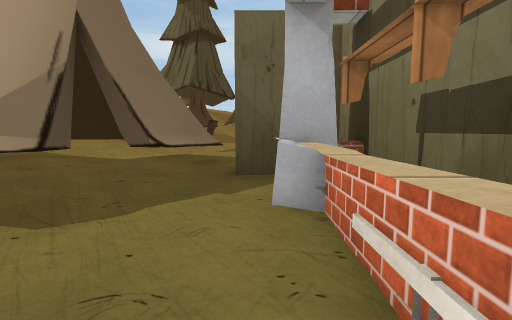
View 1 (above)

17 first-person views from a walk through a 3-D level made in the Unity game engine. The camera is 1.2 m above the floor, tilts 6° down and sees 85° across. Doors are open. The floor is counted in squares, 1 m on a side. Each view is taken from the middle of a square. On the plan, view 1 faces up. The plan holds only what a view shows up to about 13 squares ahead; the rest is blank. The place goes on beyond the plan. Some surface patterns are stand-ins.

View 2
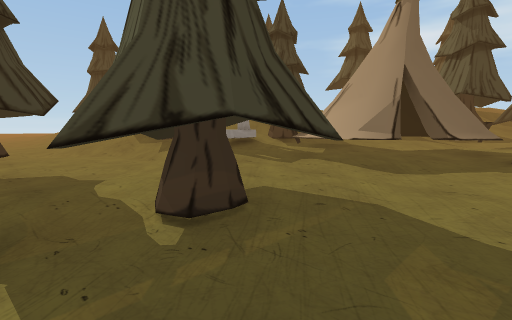

View 3
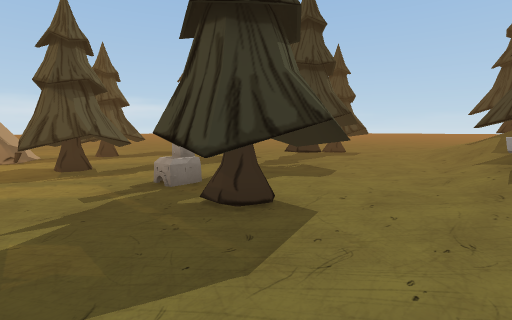

View 4
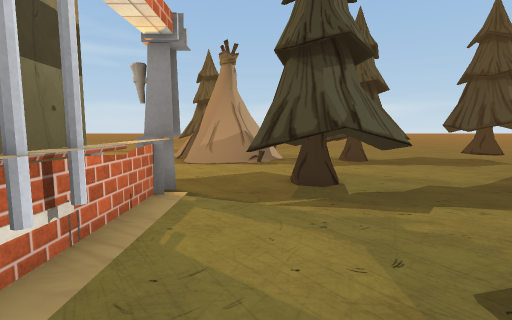

View 5
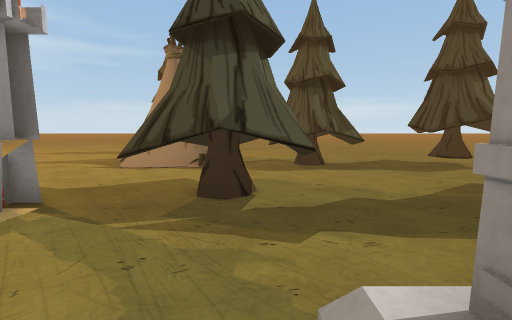

View 6
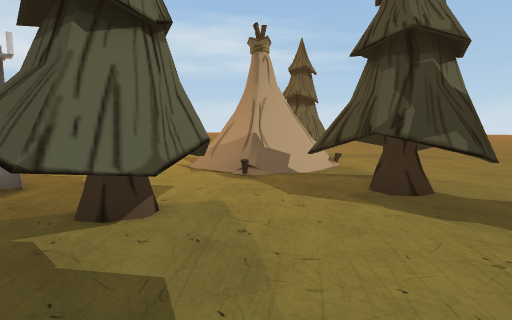

View 7
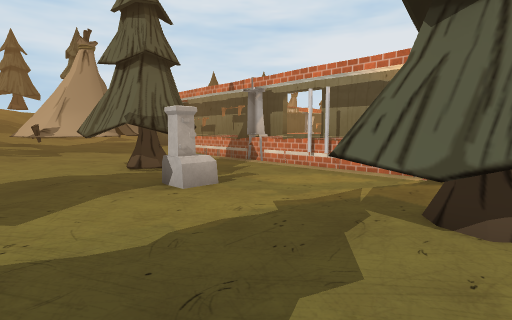

View 8
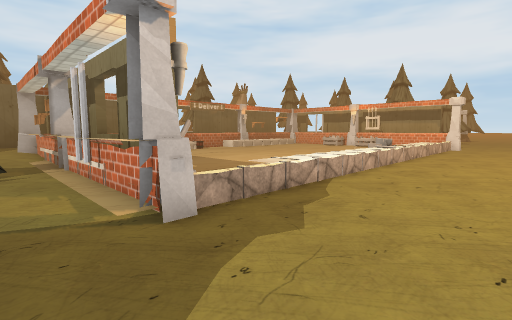

View 9
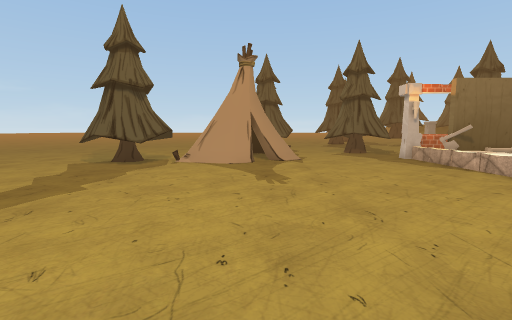

View 10
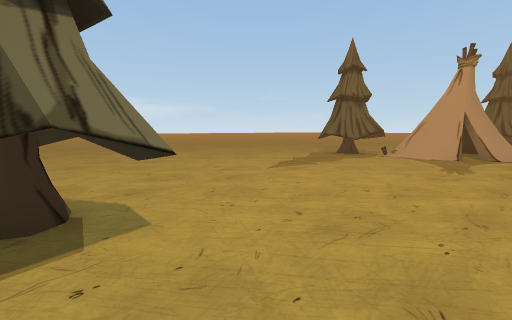

View 11
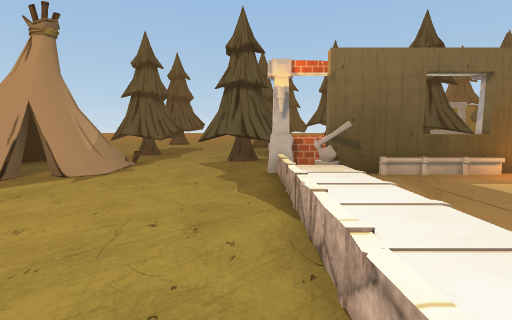

View 12
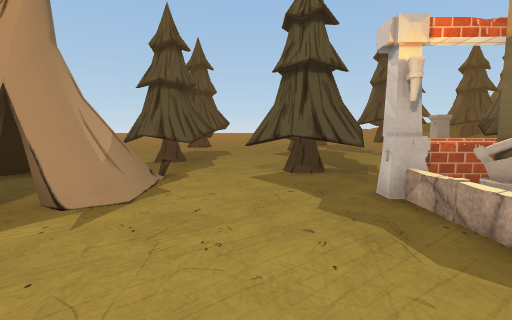

View 13
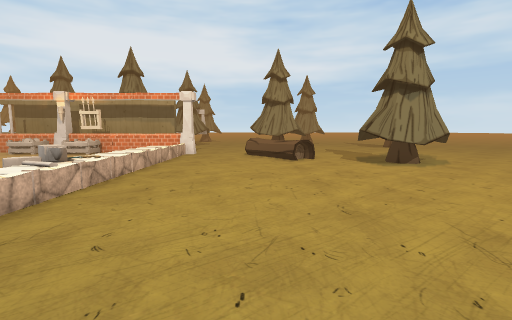

View 14
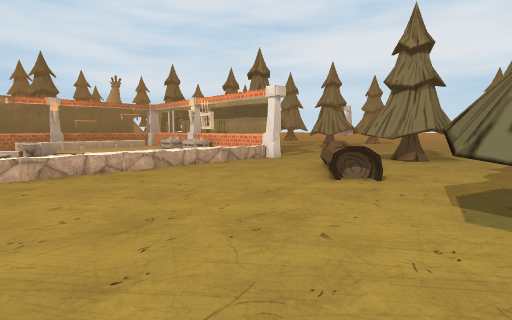

View 15
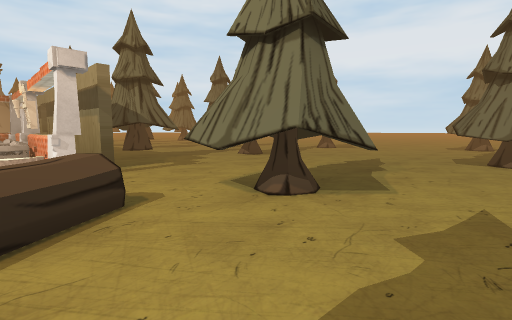

View 16
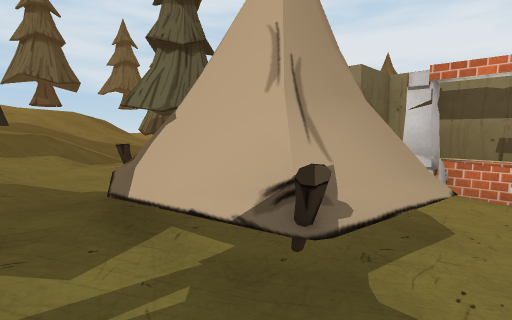

View 17
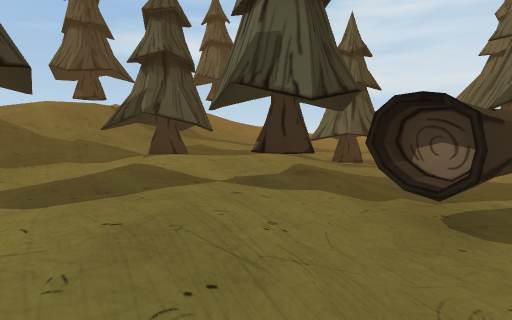

### Floor plan
Key: @ floor where view 1 was taken; # wall or solid block; x gap in a wall; . main floor; : floor 0.25 m higher than the main floor; + floor 0.5 m higher than the main floor; * floor 0.75 m higher than the main floor; % floor 1.5 m higher than the main floor; & floor 1.75 m higher than the main floor; / step, stairs or slope; = window, fence, low wall or low ledge; ^ raised ledge; T tree; E tent; P plank; N oven; A axe; R torch; O other object.
Columns run from 7 left of view 1 to 31 right of it. Each row starts with its distance up from view 1.
 18  TTTT////** TTTT    TT
 17  //T///T/** /TTT    TT
 16  /////TTT** /::
 15  /////TTT***/::
 14  &////TTT**+/:. .T.
 13  &////+**TTTT: ..TT
 12  %////+*/TTTT: ..T
 11 ////+T+++/TT:
 10 //*TTT+++*/TOOO
  9 //*+++++**+/OO
  8 //+E/++ **//:
  7 T+EEEE%  //
  6 T/EEE     :
  5 T/E++EE###
  4 */EEEEE###
  3 ++EEE:::^#
  2 /:::::::PO
  1 /::::...#O
  0 :::TT..@#O                =
 -1 .:TTTT..#O              .=^
 -2 .:TTTT..##  ...         ..O#
 -3 T::TT...#O. ....         ==#
 -4 T::N....O=......         =^##TTT
 -5 .:.N....#O....             =#TTT
 -6 ........##....             =#..T.
 -7 .........A./               =#.....
 -8 ...TTTT.R=.+++++++/++++++=x#.......
 -9 ...TTTT............................
-10 ...TTTT..............................
-11 ....TT................................
-12 .........................OO.TTT .......
-13 .TTT....................OOO.TTTT.......
-14 .TTT..EEE..............OO...TTTT.......
-15 .TTT.EEEEE...................TT.....TT
-16 ..T..EE.EE............TTT...........TTT
-17 ......EEEE...........TTTT...........

Positions as (right, up) in squares from view 1, and headings:
1: (0, 0), facing up
2: (0, -4), facing up-left
3: (0, 2), facing down-left
4: (-1, -3), facing down
5: (-3, -4), facing down
6: (-7, -8), facing down-right
7: (-7, -10), facing up-right
8: (-1, -12), facing up-right
9: (13, -15), facing left
10: (16, -13), facing down-left
11: (9, -9), facing left
12: (6, -11), facing left
13: (5, -12), facing right
14: (10, -17), facing up-right
15: (18, -17), facing up-right
16: (-7, 2), facing up-right
17: (3, 6), facing up
